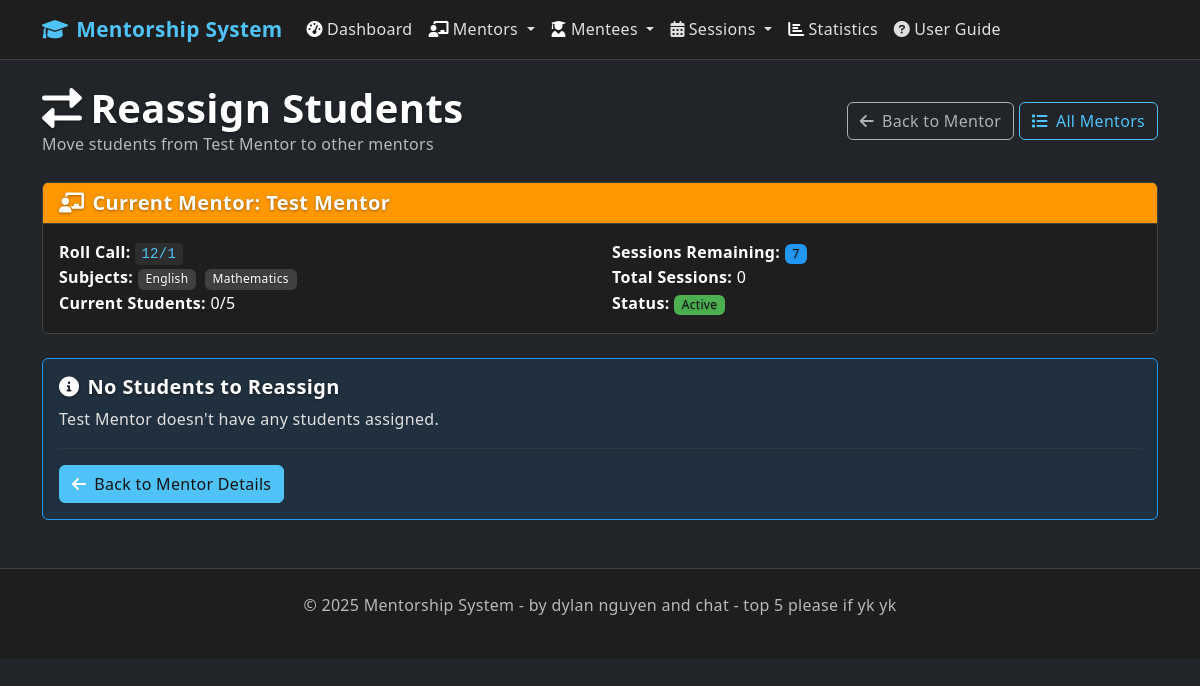
Page /reassign_mentees/9 on the earlier database version.
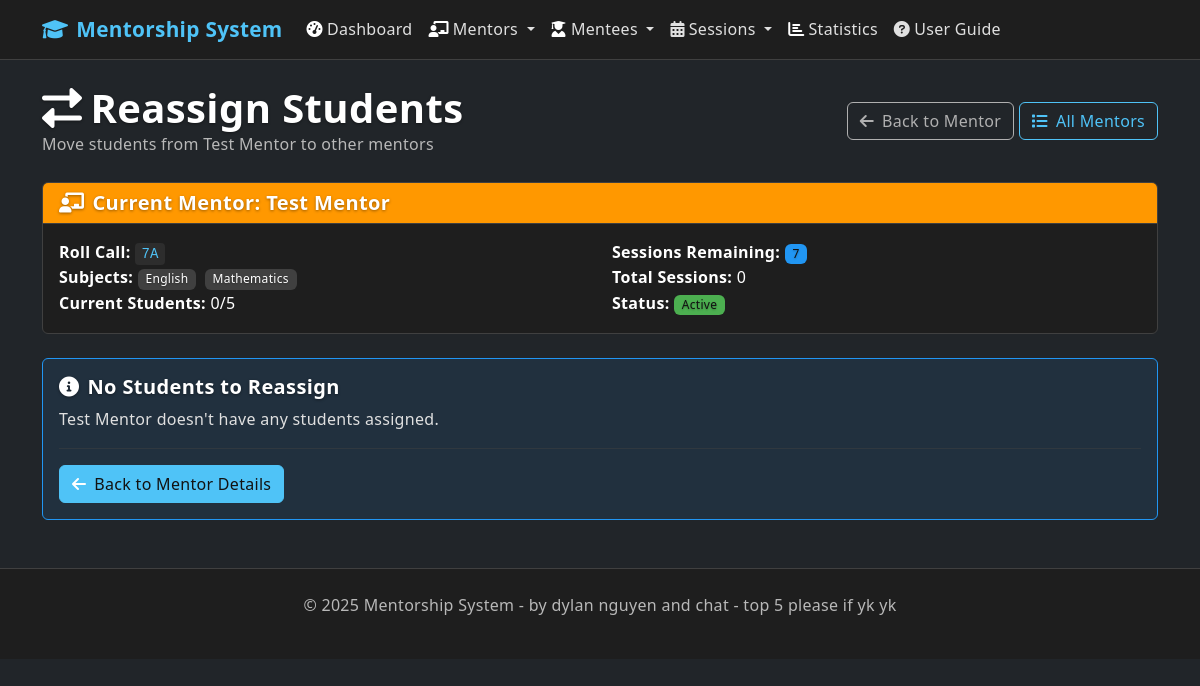
Same page on the later database version.
### app.py (models this page shows, shortened)
class Mentor(db.Model):
    id = db.Column(db.Integer, primary_key=True)
    name = db.Column(db.String(100), nullable=False)
    roll_call = db.Column(db.String(20), nullable=False)  # Multiple mentors can be in same class
    subjects = db.Column(db.String(500), nullable=False)  # Increased length for more subjects
    max_mentees = db.Column(db.Integer, default=5)
    created_at = db.Column(db.DateTime, default=datetime.utcnow)
    mentees = db.relationship('Mentee', backref='assigned_mentor', lazy=True)
    sessions = db.relationship('Session', backref='mentor', lazy=True)
    def get_subjects_list(self):
        return [s.strip() for s in self.subjects.split(',') if s.strip()]
    def current_mentee_count(self):
        return len([m for m in self.mentees if m.mentor_id == self.id])

### app.py (the view, shortened to what this page needs)
@app.route('/reassign_mentees')
@app.route('/reassign_mentees/<int:mentor_id>', methods=['GET', 'POST'])
def reassign_mentees(mentor_id=None):
    if not mentor_id:
        flash('Please select a mentor to reassign mentees from.', 'info')
        return redirect(url_for('mentors'))
    mentor = Mentor.query.get_or_404(mentor_id)
    assigned_mentees = Mentee.query.filter_by(mentor_id=mentor_id).all()
    completed_sessions = Session.query.filter_by(
        mentor_id=mentor_id,
        status='completed'
    ).count()
    mentor.lessons_left = max(0, 7 - completed_sessions)
    target_mentors = Mentor.query.filter(Mentor.id != mentor_id).all()
    available_mentors = []
    for target_mentor in target_mentors:
        available_slots = target_mentor.max_mentees - target_mentor.current_mentee_count()
        if available_slots > 0:  # Only include mentors with available capacity
            available_mentors.append({
                'mentor': target_mentor,
                'available_slots': available_slots,
                'compatible_subjects': target_mentor.get_subjects_list()
            })
    return render_template('reassign_mentees.html',
                         mentor=mentor,
                         assigned_mentees=assigned_mentees,
                         available_mentors=available_mentors)

### templates/reassign_mentees.html (shortened to what the changed rows need)
{% extends "base.html" %}
{% block content %}
<div class="row">
    <div class="col-12">
        <div class="d-flex justify-content-between align-items-center mb-4">
            <div>
                <h1 class="mb-0">
                    <i class="fas fa-exchange-alt me-2"></i>Reassign Students
                </h1>
                <p class="text-muted mb-0">Move students from {{ mentor.name }} to other mentors</p>
            </div>
        </div>
    </div>
</div>
<div class="row mb-4">
    <div class="col-12">
        <div class="card border-warning">
            <div class="card-header bg-warning text-dark">
                <h5 class="mb-0">
                    <i class="fas fa-chalkboard-teacher me-2"></i>Current Mentor: {{ mentor.name }}
                </h5>
            </div>
            <div class="card-body">
                <div class="row">
                    <div class="col-md-6">
                        <strong>Roll Call:</strong> <code>{{ mentor.roll_call }}</code><br>
                        <strong>Subjects:</strong>
                        {% for subject in mentor.subjects.split(',') %}
                            <span class="badge bg-secondary me-1">{{ subject.strip() }}</span>
                        {% endfor %}<br>
                        <strong>Current Students:</strong> {{ mentor.mentees|length }}/{{ mentor.max_mentees }}
                    </div>
                    <div class="col-md-6">
                        <strong>Sessions Remaining:</strong> <span class="badge bg-info">{{ mentor.lessons_left }}</span><br>
                        <strong>Total Sessions:</strong> {{ mentor.sessions|length }}<br>
                        <strong>Status:</strong>
                        {% if mentor.lessons_left <= 0 %}
                            <span class="badge bg-danger">Retired</span>
                        {% elif mentor.lessons_left <= 2 %}
                            <span class="badge bg-warning">Near Retirement</span>
                        {% else %}
                            <span class="badge bg-success">Active</span>
                        {% endif %}
                    </div>
                </div>
            </div>
        </div>
    </div>
</div>
{% if assigned_mentees and available_mentors %}
    <form method="POST">
        <div class="row">
            <div class="col-md-6">
                <div class="card">
                    <div class="card-header">
                        <h5 class="mb-0">
                            <i class="fas fa-user-graduate me-2"></i>Students to Reassign
                            <span class="badge bg-warning ms-2">{{ assigned_mentees|length }}</span>
                        </h5>
                    </div>
                    <div class="card-body">
                        {% for mentee in assigned_mentees %}
                            <div class="card mb-3 border-warning">
                                <div class="card-body py-2">
                                    <div class="d-flex justify-content-between align-items-start">
                                        <div>
                                            <h6 class="mb-1">{{ mentee.name }}</h6>
                                            <small class="text-muted">{{ mentee.roll_call }}</small><br>
                                            <span class="badge bg-secondary">{{ mentee.subject }}</span>
                                            <span class="badge bg-info">{{ mentee.lessons_remaining }} lessons</span>
                                            {% set upcoming_sessions = mentee.sessions|selectattr('status', 'equalto', 'scheduled')|selectattr('scheduled_date', 'ge', moment())|list %}
                                            {% if upcoming_sessions %}
                                                <br><small class="text-warning">
                                                    <i class="fas fa-calendar-exclamation me-1"></i>
                                                    {{ upcoming_sessions|length }} upcoming session(s)
                                                </small>
                                            {% endif %}
                                        </div>
                                        <div class="text-end">
                                            <label class="form-label small">New mentor:</label>
                                            <select name="reassignments" class="form-select form-select-sm mentee-reassignment"
                                                    data-mentee-id="{{ mentee.id }}"
                                                    data-subject="{{ mentee.subject }}"
                                                    data-mentee-name="{{ mentee.name }}">
                                                <option value="">Select new mentor...</option>
                                                {% for mentor_info in available_mentors %}
                                                    {% if mentee.subject in mentor_info.mentor.subjects.split(',') %}
                                                        <option value="{{ mentee.id }}-{{ mentor_info.mentor.id }}"
                                                                data-mentor-id="{{ mentor_info.mentor.id }}"
                                                                data-available-slots="{{ mentor_info.available_slots }}"
                                                                data-mentor-name="{{ mentor_info.mentor.name }}">
                                                            {{ mentor_info.mentor.name }}
                                                            ({{ mentor_info.available_slots }} slots available)
                                                        </option>
                                                    {% endif %}
                                                {% endfor %}
                                                <option value="{{ mentee.id }}-unassign" class="text-warning">
                                                    ⚠️ Leave Unassigned
                                                </option>
                                            </select>
                                        </div>
                                    </div>
                                </div>
                            </div>
                        {% endfor %}
                    </div>
                </div>
            </div>
            <div class="col-md-6">
                <div class="card">
                    <div class="card-header">
                        <h5 class="mb-0">
                            <i class="fas fa-chalkboard-teacher me-2"></i>Available Mentors
                            <span class="badge bg-success ms-2">{{ available_mentors|length }}</span>
                        </h5>
                    </div>
                    <div class="card-body">
                        {% for mentor_info in available_mentors %}
                            <div class="card mb-3 border-success" id="target-mentor-{{ mentor_info.mentor.id }}">
                                <div class="card-body py-2">
                                    <div class="d-flex justify-content-between align-items-start">
                                        <div>
                                            <h6 class="mb-1">{{ mentor_info.mentor.name }}</h6>
                                            <small class="text-muted">{{ mentor_info.mentor.roll_call }}</small><br>
                                            <div class="mt-1">
                                                {% for subject in mentor_info.mentor.subjects.split(',') %}
                                                    <span class="badge bg-secondary me-1">{{ subject.strip() }}</span>
                                                {% endfor %}
                                            </div>
                                        </div>
                                        <div class="text-end">
                                            <div class="badge bg-success mb-1">
                                                <span id="target-available-slots-{{ mentor_info.mentor.id }}">{{ mentor_info.available_slots }}</span>
                                                / {{ mentor_info.mentor.max_mentees }} slots
                                            </div><br>
                                            <div class="badge bg-info mb-1">
                                                {{ mentor_info.mentor.lessons_left }} sessions left
                                            </div><br>
                                            <small class="text-muted">
                                                <span id="target-assignments-{{ mentor_info.mentor.id }}">0</span> new assignments
                                            </small>
                                        </div>
                                    </div>
                                </div>
                            </div>
                        {% endfor %}
                    </div>
                </div>
            </div>
        </div>
        <div class="row mt-4">
            <div class="col-12">
                <div class="card">
                    <div class="card-header">
                        <h5 class="mb-0">
                            <i class="fas fa-clipboard-check me-2"></i>Reassignment Summary
                        </h5>
                    </div>
                    <div class="card-body">
                        <div id="reassignment-summary" class="alert alert-info">
                            <i class="fas fa-info-circle me-2"></i>
                            <strong>Ready to reassign:</strong> Select new mentors for students to see reassignment summary.
                        </div>
                        <div class="d-grid gap-2 d-md-flex justify-content-md-end">
                            <button type="button" class="btn btn-outline-secondary" onclick="clearAllReassignments()">
                                <i class="fas fa-eraser me-2"></i>Clear All
                            </button>
                            <button type="button" class="btn btn-outline-warning" onclick="selectAllUnassign()">
                                <i class="fas fa-unlink me-2"></i>Unassign All
                            </button>
                            <button type="submit" class="btn btn-warning" id="reassign-button" disabled>
                                <i class="fas fa-exchange-alt me-2"></i>Confirm Reassignments
                            </button>
                        </div>
                    </div>
                </div>
            </div>
        </div>
    </form>
{% elif not assigned_mentees %}
    <div class="alert alert-info">
        <h5 class="alert-heading">
            <i class="fas fa-info-circle me-2"></i>No Students to Reassign
        </h5>
        <p>{{ mentor.name }} doesn't have any students assigned.</p>
        <hr>
        <a href="{{ url_for('mentor_detail', id=mentor.id) }}" class="btn btn-primary">
            <i class="fas fa-arrow-left me-2"></i>Back to Mentor Details
        </a>
    </div>
{% endif %}
{% endblock %}

Differences in the rows shown:
changed Mentor "Test Mentor": roll_call "12/1" → "7A"
